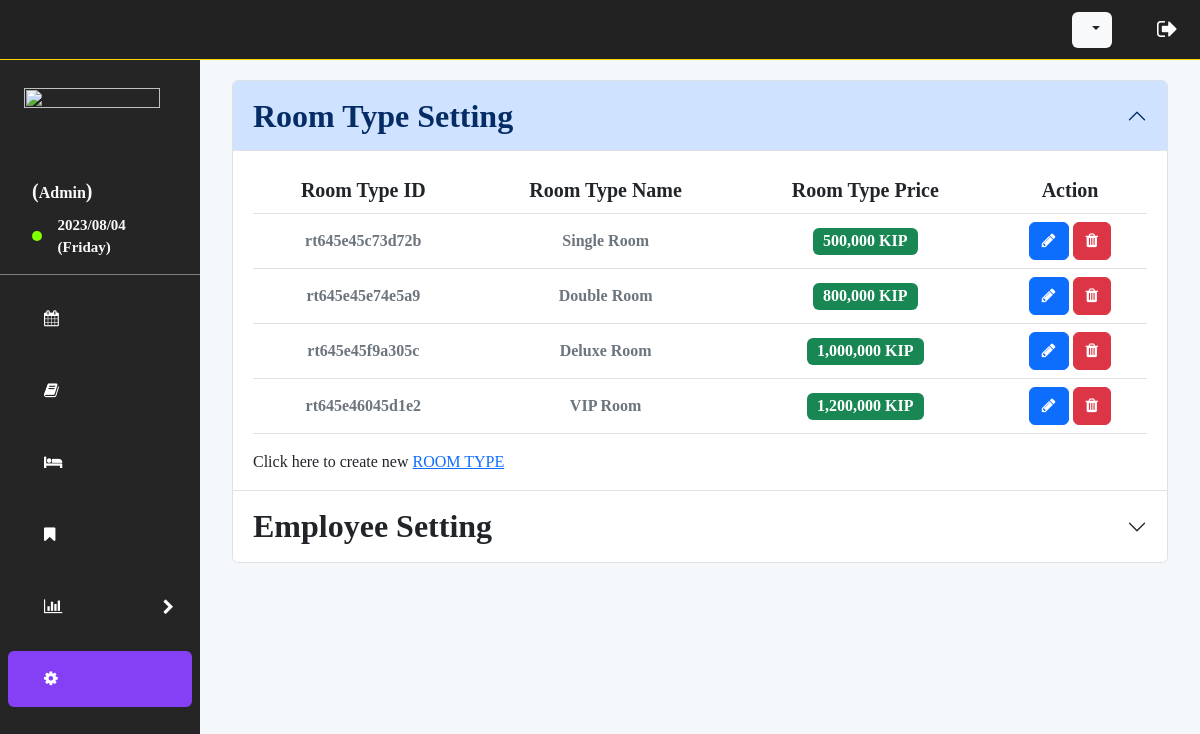
Screenshot of /index.php?setting (signed in) with the database file from the repository.
### tables this page shows
CREATE TABLE `room_type` (
  `room_type_id` varchar(20) NOT NULL,
  `room_type_name` varchar(30) NOT NULL,
  `price` int(11) NOT NULL
);

### views/setting.php (the view, shortened to what this page needs)
<section class="container">
    <div class="accordion" id="accordionSetting">
        <div class="accordion-item">
            <h2 class="accordion-header">
                <button class="accordion-button fw-bold fs-2" type="button" data-bs-toggle="collapse" data-bs-target="#roomTypeSetting" aria-expanded="true" aria-controls="roomTypeSetting" data-i18n="setting.type.title">
                    Room Type Setting
                </button>
            </h2>
            <div id="roomTypeSetting" class="accordion-collapse collapse show" data-bs-parent="#accordionSetting">
                <div class="accordion-body">
                    <table class="table table-row-dashed align-middle ">
                        <thead>
                            <tr>
                                <th scope="col" class="fs-5" data-i18n="setting.type.id">Room Type ID</th>
                                <th scope="col" class="fs-5" data-i18n="setting.type.name">Room Type Name</th>
                                <th scope="col" class="fs-5" data-i18n="setting.type.price">Room Type Price</th>
                                <th scope="col" class="fs-5" data-i18n="booking.table.action">Action</th>
                            </tr>
                        </thead>
                        <tbody id="roomType_tbody">
                            <?php
                                $sql = "SELECT * FROM `room_type`";
                                $result = mysqli_query($conn, $sql);
                                while($room_type=mysqli_fetch_array($result)){
                                    $id = $room_type['room_type_id'];
                                    $name = $room_type['room_type_name'];
                                    $price = $room_type['price']; ?>
                                    <tr class="text-center">
                                        <td>
                                            <span class="fw-bold fs-6 en-font" style="color:#6c757d">
                                                <?php echo $id?>
                                            </span>
                                        </td>
                                        <td>
                                            <span class="fw-bold fs-6" style="color:#6c757d">
                                                <?php echo $name?>
                                            </span>
                                        </td>
                                        <td>
                                            <span class="badge text-bg-success fs-6 en-font" >
                                                <?php echo number_format($price)?> KIP
                                            </span>
                                        </td>
                                        <td>
                                            <button class="btn btn-primary"
                                                data-bs-toggle="modal"
                                                data-bs-target="#roomTypeModal"
                                                onclick="openRoomTypeModal('edit', '<?php echo $id?>', '<?php echo $name?>', '<?php echo $price?>')"
                                            >
                                                <i class="fa fa-pencil"></i>
                                            </button>
                                            <button class="btn btn-danger" onclick="delRoomType('<?php echo $id?>')">
                                                <i class="fa fa-trash"></i>
                                            </button>
                                        </td>
                                    </tr>
                                <?php  }
                            ?>
                        </tbody>
                    </table>
                    <p class="text-start mt-3 mb-0">
                        <span data-i18n="setting.type.new">Click here to create new</span>
                        <a  href="#"
                            data-bs-toggle="modal"
                            data-bs-target="#roomTypeModal"
                            onclick="openRoomTypeModal('save', '<?php echo uniqid('rt')?>', '', '')"
                            data-i18n="setting.type.value"
                        >
                            ROOM TYPE
                        </a>
                    </p>
                </div>
            </div>
        </div>
        <div class="accordion-item">
            <h2 class="accordion-header">
                <button class="accordion-button collapsed fw-bold fs-2" type="button" data-bs-toggle="collapse" data-bs-target="#staffSetting" aria-expanded="false" aria-controls="staffTypeSetting" data-i18n="setting.staff.title">
                    Employee Setting
                </button>
            </h2>
        </div>
    </div>
</section>

### assets/css/style.css (style rules this page uses)
* { margin: 0; padding: 0; box-sizing: border-box; }
.en-font { font-family: 'Times New Roman' !important; }
.lao-font { font-family: 'Saysettha OT' !important; }

### rows the page displays
room_type: room_type_id "rt645e45c73d72b", room_type_name "Single Room", price "500,000"
room_type: room_type_id "rt645e45e74e5a9", room_type_name "Double Room", price "800,000"
room_type: room_type_id "rt645e45f9a305c", room_type_name "Deluxe Room", price "1,000,000"
room_type: room_type_id "rt645e46045d1e2", room_type_name "VIP Room", price "1,200,000"

### other values shown
$_SESSION['username'] "Admin"
